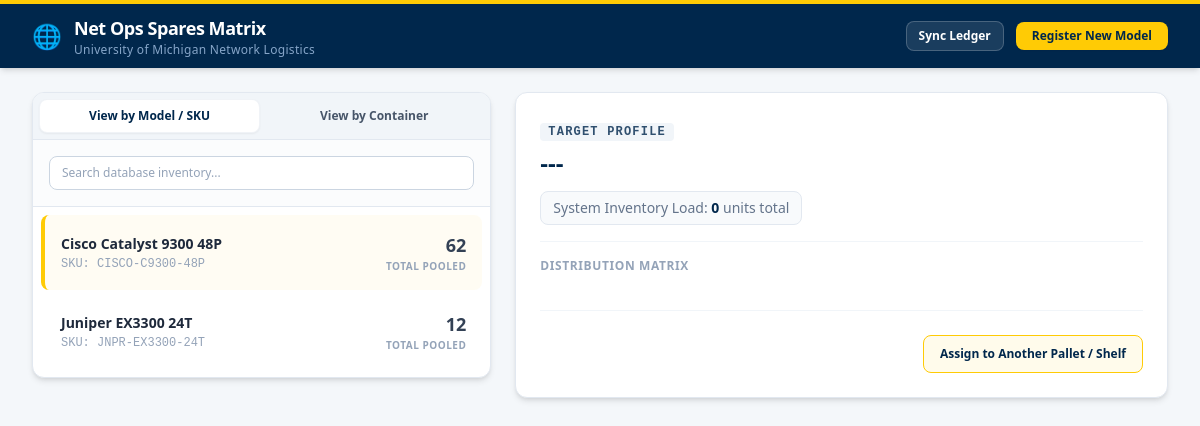
Before: / with the older database file.
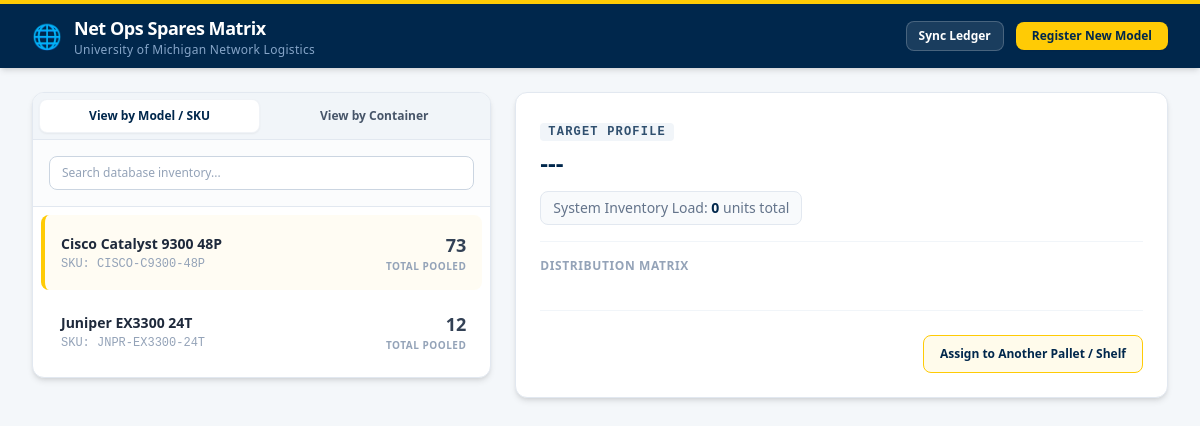
After: the same page with the newer database file.
### models.py (models this page shows)
class EquipmentModel(db.Model):
    __tablename__ = 'equipment_models'
    id = db.Column(db.Integer, primary_key=True)
    model_name = db.Column(db.String(100), nullable=False, unique=True)
    sku = db.Column(db.String(50), nullable=False, unique=True)
    allocations = db.relationship('PhysicalAllocation', backref='hardware_profile', lazy=True, cascade="all, delete-orphan")
    @property
    def global_total(self):
        return sum(allocation.quantity for allocation in self.allocations)

class PhysicalAllocation(db.Model):
    __tablename__ = 'physical_allocations'
    id = db.Column(db.Integer, primary_key=True)
    model_id = db.Column(db.Integer, db.ForeignKey('equipment_models.id'), nullable=False)
    container_id = db.Column(db.String(50), nullable=False)  # e.g., 'PALLET-04', 'SHELF-B3'
    container_type = db.Column(db.String(20), nullable=False) # 'Pallet Array' or 'Storage Shelf'
    quantity = db.Column(db.Integer, default=0, nullable=False)

### app.py (the view)
@app.route('/')
def dashboard():
    catalog = EquipmentModel.query.all()
    selected_model = catalog[0] if catalog else None
    return render_template('dashboard.html', catalog=catalog, selected_model=selected_model)

### templates/dashboard.html (shortened to what this page needs)
<!DOCTYPE html>
<html lang="en">
<head>
    <script src="https://cdn.tailwindcss.com"></script>
</head>
<body class="bg-[#f4f7fa] font-sans text-slate-800 antialiased">
    <header class="bg-michigan-blue text-white sticky top-0 z-40 shadow-md border-t-4 border-michigan-maize">
        <div class="max-w-7xl mx-auto px-4 sm:px-6 lg:px-8 h-16 flex items-center justify-between">
            <div class="flex items-center space-x-3">
                <span class="text-2xl text-michigan-maize">🌐</span>
                <div>
                    <h1 class="text-lg font-bold tracking-tight text-white">Net Ops Spares Matrix</h1>
                    <p class="text-xs text-blue-200/70 tracking-wide font-medium">University of Michigan Network Logistics</p>
                </div>
            </div>
            <div class="flex items-center space-x-3">
                <button onclick="window.location.reload();" class="px-3 py-1.5 text-xs font-semibold bg-white/10 border border-white/20 rounded-lg hover:bg-white/20 text-white transition-colors">
                    Sync Ledger
                </button>
                <button onclick="toggleModal('add-sku-modal')" class="px-4 py-1.5 text-xs font-bold bg-michigan-maize text-michigan-blue hover:bg-yellow-400 rounded-lg shadow-sm transition-all transform active:scale-95">
                    Register New Model
                </button>
            </div>
        </div>
    </header>
    <main class="max-w-7xl mx-auto px-4 sm:px-6 lg:px-8 py-6">
        <div class="grid grid-cols-1 lg:grid-cols-12 gap-6 items-start">
            <section class="lg:col-span-5 bg-white rounded-xl border border-slate-200 shadow-md overflow-hidden">
                <div class="flex border-b border-slate-200 bg-slate-100 p-1.5 space-x-1">
                    <button id="tab-models" onclick="switchSidebarView('models')" class="w-full text-center py-2 text-xs font-bold rounded-lg transition-all bg-white text-michigan-blue shadow-sm border border-slate-200/50">
                        View by Model / SKU
                    </button>
                    <button id="tab-locations" onclick="switchSidebarView('locations')" class="w-full text-center py-2 text-xs font-bold rounded-lg transition-all text-slate-600 hover:text-michigan-blue hover:bg-slate-50">
                        View by Container
                    </button>
                </div>
                <div class="p-4 border-b border-slate-200 bg-slate-50/50">
                    <input type="text"
                           id="catalog-search-input"
                           onkeyup="filterSidebarList()"
                           placeholder="Search database inventory..."
                           class="w-full px-3 py-2 text-xs bg-white border border-slate-300 rounded-lg focus:outline-none focus:ring-2 focus:ring-michigan-blue/30 focus:border-michigan-blue transition-all placeholder-slate-400">
                </div>
                <div id="sidebar-models-list" class="space-y-1 p-2 max-h-[calc(100vh-260px)] overflow-y-auto">
                    {% for item in catalog %}
                    <div id="catalog-row-{{ item.id }}"
                         onclick="focusHardwareModel('{{ item.id }}')"
                         class="catalog-row p-4 hover:bg-slate-50 rounded-lg cursor-pointer transition-all flex justify-between items-center group border-l-4 border-transparent">
                        <div>
                            <h4 class="font-semibold text-slate-800 text-sm group-hover:text-michigan-blue transition-colors">{{ item.model_name }}</h4>
                            <p class="text-xs text-slate-400 mt-0.5 font-mono">SKU: {{ item.sku }}</p>
                        </div>
                        <div class="text-right">
                            <span id="global-counter-{{ item.id }}" class="text-lg font-black text-slate-700 group-hover:text-michigan-blue transition-colors">{{ item.global_total }}</span>
                            <p class="text-[10px] uppercase font-bold tracking-wider text-slate-400">Total Pooled</p>
                        </div>
                    </div>
                    {% endfor %}
                </div>
            </section>
            <section class="lg:col-span-7">
                <div id="active-management-panel" class="bg-white rounded-xl border border-slate-200 shadow-md p-6">
                    <div class="border-b border-slate-100 pb-4 mb-4">
                        <span id="target-view-context-badge" class="text-xs font-bold uppercase tracking-widest text-michigan-blue/80 bg-slate-100 px-2 py-0.5 rounded font-mono">Target Profile</span>
                        <h2 id="target-display-name" class="text-2xl font-black text-michigan-blue mt-1.5">---</h2>
                        <div class="flex items-center justify-between mt-3 text-sm text-slate-500">
                            <div class="bg-slate-50 border border-slate-200 rounded-lg px-3 py-1.5">System Inventory Load: <span id="target-display-count" class="font-extrabold text-michigan-blue">0</span> units total</div>
                        </div>
                    </div>
                    <h3 id="matrix-grid-title" class="text-xs font-bold text-slate-400 uppercase tracking-wider mb-3">Distribution Matrix</h3>
                    <div id="location-assignment-footer" class="mt-6 pt-6 border-t border-slate-100 flex flex-col sm:flex-row items-center justify-between gap-4">
                        <button onclick="toggleModal('assign-location-modal')" class="w-full sm:w-auto text-xs px-4 py-2.5 font-bold text-michigan-blue bg-amber-50 hover:bg-michigan-maize/20 border border-michigan-maize rounded-lg transition-all whitespace-nowrap shadow-xs">
                            Assign to Another Pallet / Shelf
                        </button>
                    </div>
                </div>
            </section>
        </div>
    </main>
</body>
</html>

Changed rows visible on the page:
changed through a linked row, EquipmentModel "Cisco Catalyst 9300 48P": global_total "62" → "73"
